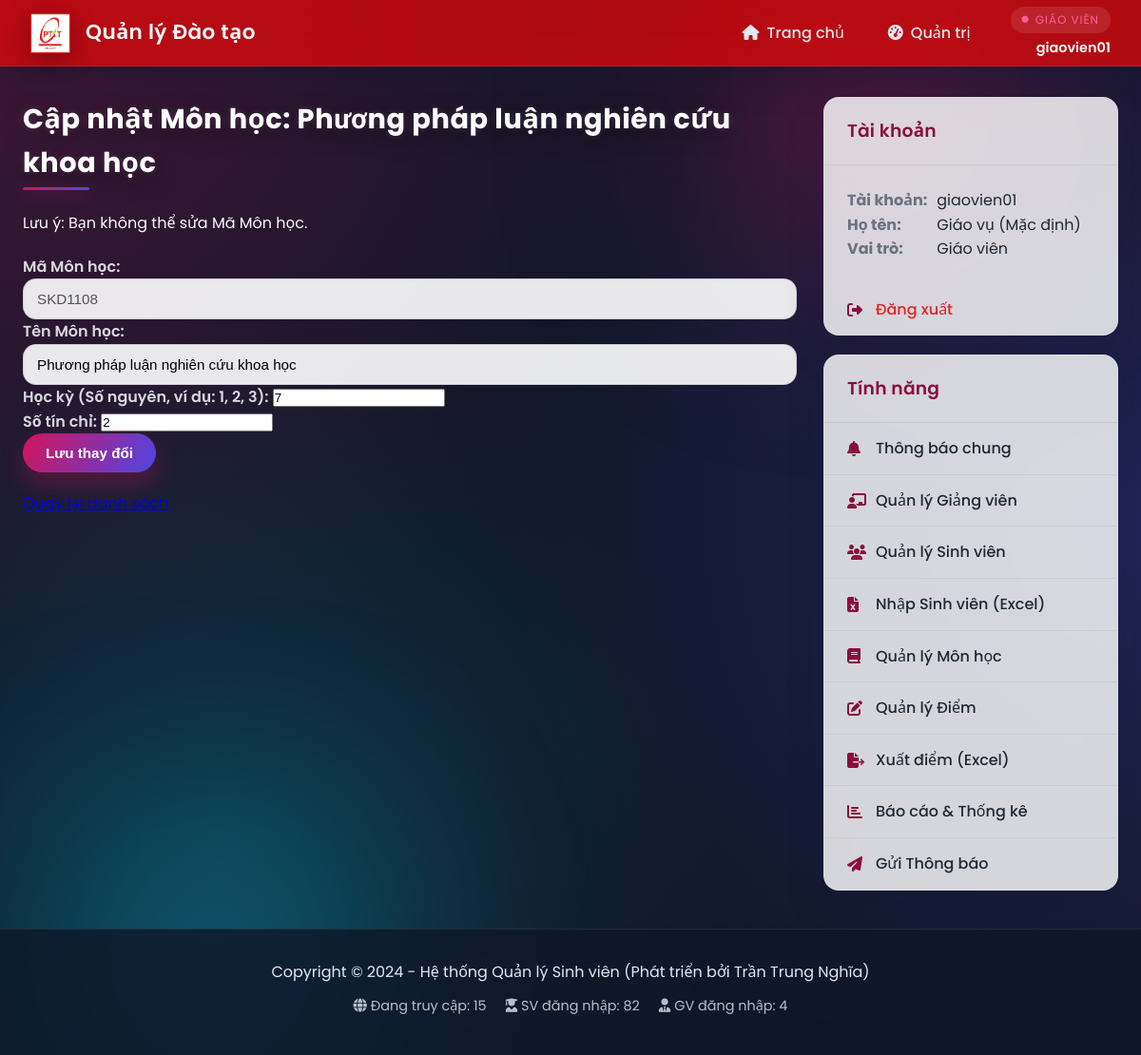
Page /admin/courses/edit/SKD1108 (signed in) on the committed database.
### api/index.py (models this page shows, shortened)
class TaiKhoan(UserMixin, db.Model):
    __tablename__ = 'tai_khoan'
    username = db.Column(db.String(50), primary_key=True)
    password = db.Column(db.String(255), nullable=False)
    vai_tro = db.Column(db.Enum(VaiTroEnum), nullable=False)

class MonHoc(db.Model):
    __tablename__ = 'mon_hoc'
    ma_mh = db.Column(db.String(50), primary_key=True)
    ten_mh = db.Column(db.String(100), nullable=False)
    so_tin_chi = db.Column(db.Integer, nullable=False)
    hoc_ky = db.Column(db.Integer, nullable=False, default=1)
    ket_qua_list = db.relationship('KetQua', backref='mon_hoc', lazy=True, cascade='all, delete-orphan', foreign_keys='KetQua.ma_mh')

class GiaoVien(db.Model):
    __tablename__ = 'giao_vien'
    ma_gv = db.Column(db.String(50), db.ForeignKey('tai_khoan.username', ondelete='CASCADE'), primary_key=True)
    ho_ten = db.Column(db.String(100), nullable=False, default='Giáo viên')
    gioi_tinh = db.Column(db.String(10), nullable=True)
    ngay_sinh = db.Column(db.Date, nullable=True)
    so_dien_thoai = db.Column(db.String(20), nullable=True)
    email = db.Column(db.String(150), unique=True, nullable=True)
    dia_chi = db.Column(db.String(255), nullable=True)
    van_phong = db.Column(db.String(120), nullable=True)
    avatar_url = db.Column(db.String(255), nullable=True)
    khoa_bo_mon = db.Column(db.String(120), nullable=True)
    hoc_vi = db.Column(db.String(100), nullable=True)
    chuc_vu = db.Column(db.String(100), nullable=True)
    linh_vuc = db.Column(db.Text, nullable=True)
    mon_hoc_phu_trach = db.Column(db.Text, nullable=True)
    so_nam_kinh_nghiem = db.Column(db.Integer, nullable=True)
    tai_khoan = db.relationship('TaiKhoan',
                                backref=db.backref('giao_vien', uselist=False, cascade='all, delete-orphan'),
                                foreign_keys=[ma_gv])

### api/index.py (the view, shortened to what this page needs)
@app.route('/admin/courses/edit/<ma_mh>', methods=['GET', 'POST'])
@login_required
@role_required(VaiTroEnum.GIAOVIEN)
def admin_edit_course(ma_mh):
    course = MonHoc.query.get_or_404(ma_mh)
    return render_template('admin_edit_course.html', course=course)

### api/index.py (called while the page is built)
@login_manager.user_loader
def load_user(user_id):
    return TaiKhoan.query.get(user_id)

@app.before_request
def apply_schema_patches():
    global _TEACHER_SCHEMA_PATCHED
    if _TEACHER_SCHEMA_PATCHED:
        return
    ensure_teacher_profile_columns()
    _TEACHER_SCHEMA_PATCHED = True

def role_required(vai_tro_enum):
    def decorator(f):
        @wraps(f)
        def decorated_function(*args, **kwargs):
            if not current_user.is_authenticated:
                return redirect(url_for('login'))
            if current_user.vai_tro != vai_tro_enum:
                abort(403)
            return f(*args, **kwargs)
        return decorated_function
    return decorator

### templates/admin_edit_course.html (shortened to what this page needs)
{% extends "_layout.html" %}
{% block content %}
    <h2>Cập nhật Môn học: {{ course.ten_mh }}</h2>
    <p>Lưu ý: Bạn không thể sửa Mã Môn học. </p>
    <form method="POST" action="{{ url_for('admin_edit_course', ma_mh=course.ma_mh) }}">
        <p>
            <label>Mã Môn học:</label>
            <input type="text" name="ma_mh" value="{{ course.ma_mh }}" disabled>
        </p>
        <p>
            <label>Tên Môn học:</label>
            <input type="text" name="ten_mh" value="{{ course.ten_mh }}" required>
        </p>
        <p>
            <label>Học kỳ (Số nguyên, ví dụ: 1, 2, 3):</label>
            <input type="number" name="hoc_ky" value="{{ course.hoc_ky }}" min="1" required>
        </p>
        <p>
            <label>Số tín chỉ:</label>
            <input type="number" name="so_tin_chi" value="{{ course.so_tin_chi }}" min="1" required>
        </p>
        <p>
            <input type="submit" value="Lưu thay đổi">
        </p>
    </form>
    <a href="{{ url_for('admin_manage_courses') }}">Quay lại danh sách</a>
{% endblock %}

### templates/_layout.html (shortened to what this page needs)
<!DOCTYPE html>
<html lang="vi">
<head>
    <link rel="stylesheet" href="https://cdnjs.cloudflare.com/ajax/libs/font-awesome/6.5.1/css/all.min.css">
    <link rel="stylesheet" href="{{ url_for('static', filename='css/app.css') }}">
</head>
<body>
<div class="app-shell">
    <header class="app-header">
        <div class="header-logo">
            <img src="{{ url_for('static', filename='Logo.png') }}" alt="Logo">
            <a href="{{ url_for('home') }}" class="header-logo-text">Quản lý Đào tạo</a>
        </div>
        <div class="header-actions">
            <nav class="header-nav">
                <a href="{{ url_for('home') }}" class="{% if request.endpoint == 'home' %}active{% endif %}">
                    <i class="fa-solid fa-house"></i>
                    <span>Trang chủ</span>
                </a>
                {% if current_user.is_authenticated %}
                    {% if current_user.vai_tro.value == 'SINHVIEN' %}
                        <a href="{{ url_for('student_dashboard') }}" class="{% if request.endpoint == 'student_dashboard' %}active{% endif %}">
                            <i class="fa-solid fa-graduation-cap"></i>
                            <span>Bảng tin SV</span>
                        </a>
                    {% else %}
                        <a href="{{ url_for('admin_dashboard') }}" class="{% if request.endpoint == 'admin_dashboard' %}active{% endif %}">
                            <i class="fa-solid fa-gauge-high"></i>
                            <span>Quản trị</span>
                        </a>
                    {% endif %}
                {% endif %}
            </nav>
            {% if current_user.is_authenticated %}
                <div class="header-user">
                    <span class="user-role">
                        <i class="fa-solid fa-circle"></i>
                        {{ 'Sinh viên' if current_user.vai_tro.value == 'SINHVIEN' else 'Giáo viên' }}
                    </span>
                    <span class="user-name">{{ current_user.username }}</span>
                </div>
            {% else %}
                <a href="{{ url_for('login') }}" class="btn btn-ghost header-login">
                    <i class="fa-solid fa-right-to-bracket"></i>
                    Đăng nhập
                </a>
            {% endif %}
        </div>
    </header>
    <div class="app-container">
        <main class="main-content">
            {% block content %}{% endblock %}
        </main>
        <aside class="sidebar-right">
    {% if current_user.is_authenticated %}
        <div class="sidebar-group">
            <h3 class="sidebar-header">Tài khoản</h3>
            <div class="sidebar-content">
                <strong>Tài khoản:</strong> {{ current_user.username }}<br>
                <strong>Họ tên:</strong>
                        {% if current_user.sinh_vien %}
                            {{ current_user.sinh_vien.ho_ten }}
                        {% elif current_user.giao_vien %}
                            {{ current_user.giao_vien.ho_ten }}
                        {% else %}
                            N/A
                        {% endif %}
                        <br>
                <strong>Vai trò:</strong> {{ 'Sinh viên' if current_user.vai_tro.value == 'SINHVIEN' else 'Giáo viên' }}
            </div>
            <nav class="sidebar-nav">
                <a href="{{ url_for('logout') }}" class="logout-link">
                    <i class="fa-solid fa-right-from-bracket"></i>
                    Đăng xuất
                </a>
            </nav>
        </div>
        <div class="sidebar-group">
            <h3 class="sidebar-header">Tính năng</h3>
            <nav class="sidebar-nav">
            {% if current_user.vai_tro.value == 'SINHVIEN' %}
                <a href="{{ url_for('student_dashboard') }}"><i class="fa-solid fa-bell"></i> Thông báo</a>
                <a href="{{ url_for('student_profile') }}"><i class="fa-solid fa-user-pen"></i> Thông tin cá nhân</a>
                <a href="#"><i class="fa-solid fa-book-open"></i> Chương trình học</a>
                <a href="{{ url_for('student_grades') }}"><i class="fa-solid fa-chart-simple"></i> Xem điểm & GPA</a>
                <a href="#"><i class="fa-solid fa-calendar-days"></i> Xem lịch học</a>
                <a href="#"><i class="fa-solid fa-file-pen"></i> Đăng ký môn học</a>
            {% elif current_user.vai_tro.value == 'GIAOVIEN' %}
                    <a href="{{ url_for('thong_bao_chung') }}"><i class="fa-solid fa-bell"></i> Thông báo chung</a>
                    <a href="{{ url_for('admin_manage_teachers') }}"><i class="fa-solid fa-chalkboard-user"></i> Quản lý Giảng viên</a>
                    <a href="{{ url_for('admin_manage_students') }}"><i class="fa-solid fa-users"></i> Quản lý Sinh viên</a>
                    <a href="{{ url_for('admin_import_students') }}"><i class="fa-solid fa-file-excel"></i> Nhập Sinh viên (Excel)</a>
                    <a href="{{ url_for('admin_manage_courses') }}"><i class="fa-solid fa-book"></i> Quản lý Môn học</a>
                    <a href="{{ url_for('admin_manage_grades') }}"><i class="fa-solid fa-pen-to-square"></i> Quản lý Điểm</a>
                    <a href="{{ url_for('admin_export_grades') }}" class="nav-link"><i class="fa-solid fa-file-export"></i> Xuất điểm (Excel)</a>
                    <a href="{{ url_for('admin_reports_index') }}"><i class="fa-solid fa-chart-bar"></i> Báo cáo & Thống kê</a>
                    <a href="{{ url_for('admin_send_notification') }}"><i class="fa-solid fa-paper-plane"></i> Gửi Thông báo</a>
                {% endif %}
            </nav>
        </div>
    {% endif %}
</aside>
    </div>
    <footer class="app-footer">
        <p>Copyright &copy; 2024 - Hệ thống Quản lý Sinh viên (Phát triển bởi Trần Trung Nghĩa)</p>
        <div class="footer-stats">
            <span><i class="fa-solid fa-globe"></i> Đang truy cập: 15</span>
            <span><i class="fa-solid fa-user-graduate"></i> SV đăng nhập: 82</span>
            <span><i class="fa-solid fa-user-tie"></i> GV đăng nhập: 4</span>
        </div>
    </footer>
</div>
</body>
</html>

### rows in the picture
TaiKhoan: vai_tro "GIÁO VIÊN", username "giaovien01", vai_tro "Giáo viên"
MonHoc: ten_mh "Phương pháp luận nghiên cứu khoa học", ma_mh "SKD1108", hoc_ky "7", so_tin_chi "2"
GiaoVien: giao_vien.ho_ten "Giáo vụ (Mặc định)"
